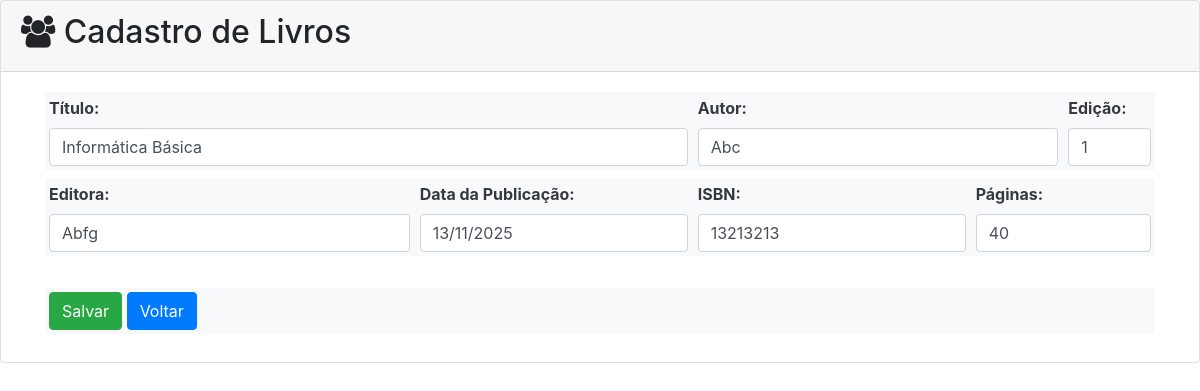
Page /livros/editar_livro/1 on the committed database.
### apps/livros/models.py (models this page shows, shortened)
class Livro(models.Model):
    titulo = models.CharField(max_length=100, blank=False, null=False)
    autor = models.CharField(max_length=100, blank=False, null=False)
    edicao = models.CharField(max_length=2)
    editora = models.CharField(max_length=50)
    ano_publicacao = models.DateField(blank=False, null=False)
    isbn = models.CharField(max_length=14)
    numero_paginas = models.IntegerField(blank=False, null=False)
    class Meta:
        db_table = 'Livro'
        verbose_name = 'Livro'
        verbose_name_plural = 'Livros'
        ordering = ['titulo']

### apps/livros/views.py (the view)
# urls.py: path('editar_livro/<int:id>', views.editar_livro, name='editar_livro'),
def editar_livro(request, id):
    template_name = 'livros/form_livro.html'
    livro = get_object_or_404(Livro, id=id)
    form = LivroForm(request.POST or None, request.FILES or None, instance=livro)
    context = {'form': form}
    if form.is_valid():
        form.save()
        messages.success(request, 'Os dados foram atualizados com sucesso!')
        return redirect('livros:listar_livros')
    return render(request, template_name, context)

### apps/livros/forms.py
class LivroForm(forms.ModelForm):
    class Meta:
        model = Livro
        fields = '__all__'

### apps/livros/templates/livros/form_livro.html (shortened to what this page needs)
{% load widget_tweaks %}
<!DOCTYPE html>
<html lang="pt-br">
<head>
    <link rel="stylesheet" href="https://cdn.jsdelivr.net/npm/bootstrap@4.6.1/dist/css/bootstrap.min.css">
    <link rel="stylesheet" href="https://cdnjs.cloudflare.com/ajax/libs/font-awesome/4.7.0/css/font-awesome.min.css">
</head>
<body>
    <div class="card">
        <div class="card-header">
            <h2><i class="fa fa-users"></i> Cadastro de Livros</h2>
        </div>
        <div class="card-body">
            <form method="post" enctype="multipart/form-data">
                <div class="container">
                    <div class="p-1 mb-2 bg-light text-dark">
                        <div class="form-row">
                            <div class="col-md-7">
                                <label><strong>Título:</strong></label>
                                {{ form.titulo |add_class:"form-control" }}
                            </div>
                            <div class="col-md-4">
                                <label><strong>Autor:</strong></label>
                                {{ form.autor |add_class:'form-control' }}
                            </div>
                            <div class="col-md-1">
                                <label><strong>Edição:</strong></label>
                                {{ form.edicao |add_class:'form-control' }}
                            </div>
                        </div>
                    </div>
                </div>
                <div class="container">
                    <div class="p-1 mb-2 bg-light text-dark">
                        <div class="form-row">
                            <div class="col-md-4 mb-0">
                                <label><strong>Editora:</strong></label>
                                {{ form.editora |add_class:'form-control'  }}
                            </div>
                            <div class="col-md-3">
                                <label><strong>Data da Publicação:</strong></label>
                                {{ form.ano_publicacao |add_class:'form-control' }}
                            </div>
                            <div class="col-md-3">
                                <label><strong>ISBN:</strong></label>
                                {{ form.isbn  |add_class:'form-control' }}
                            </div>
                            <div class="col-md-2">
                                <label><strong>Páginas:</strong></label>
                                {{ form.numero_paginas |add_class:'form-control' }}
                            </div>
                        </div>
                    </div>
                </div>
                <br>
                <div class="container">
                    <div class="p-1 mb-2 bg-light text-dark">
                        <div class="form-row">
                            <div class="col-md-12">
                               <button type="submit" class="btn btn-success">Salvar</button>
                               <a href="{{request.META.HTTP_REFERER}}" class="btn btn-primary">Voltar</a>
                            </div>
                        </div>
                    </div>
                </div>
            </form>
        </div>
    </div>
</body>
</html>

### rows in the picture
Livro: titulo "Informática Básica", autor "Abc", edicao "1", editora "Abfg", ano_publicacao "13/11/2025", isbn "13213213", numero_paginas "40"
